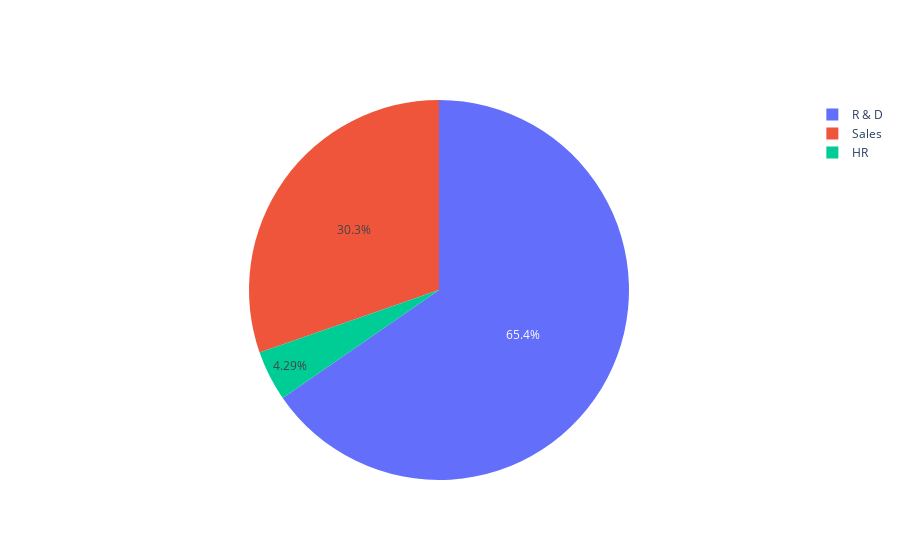

Source (notebook cell):
### Code cell
Type=data.groupby('Department')['Gender'].agg('count')

values=[Type['Sales'],Type['Research & Development'],Type['Human Resources']]
labels=['Sales','R & D', 'HR']

trace=go.Pie(labels=labels,values=values)
py.iplot([trace])

### Figure 1 — Plotly figure (JSON) as saved in the notebook; plotly's stock layout.template omitted (floating-point values rounded to 4 significant figures)
{"data": [{"labels": ["Sales", "R & D", "HR"], "type": "pie", "values": [446, 961, 63]}], "layout": {}}
